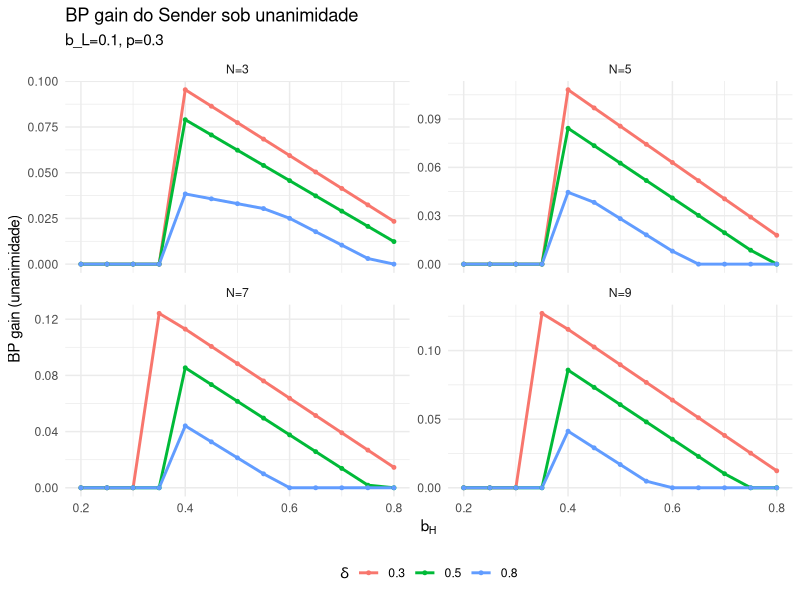
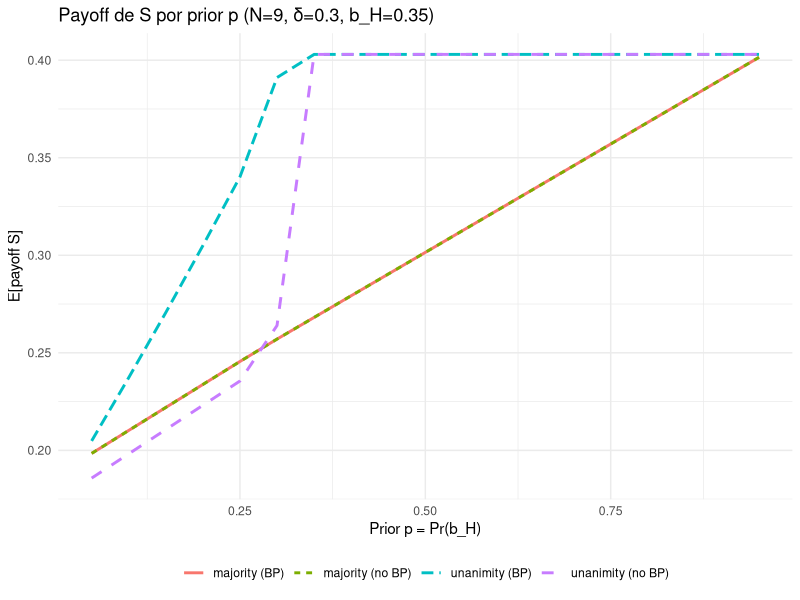

The R source for these figures, in order:
# ==============================================================================
# Simulação: Baron-Ferejohn N-Player com Outside Option + BP (v3)
# ==============================================================================
#
# Modelo (2 períodos, backward induction):
#   - N jogadores (N ímpar, ≥ 3), 1 Sender (S), N-1 Receivers (R)
#   - S tem info privada: b ∈ {b_L, b_H}, outside option sempre exercível
#   - Pie de tamanho 1, discount δ
#   - Reconhecimento aleatório (prob 1/N)
#   - Período 2 é terminal (falha → todos recebem 0, S recebe b)
#
# Info revelation:
#   - Se proposer faz screening e S rejeita → b = b_H revelado
#   - Período 2 jogado com info completa nesse caso
#
# ==============================================================================

library(tidyverse)

# --- 1. Período 2 (terminal) ---

# Caso A: info completa, b conhecido.
# Sob unanimidade: proposer oferece b a S, 0 a R's. Fica com 1-b.
# Sob maioria: proposer exclui S. Oferece 0 a q R's. Fica com 1. S recebe b.

# E[payoff R | período 2, b conhecido, unanimidade]:
#   R propõe (1/N): fica com 1-b
#   Outro jogador propõe ((N-1)/N): R recebe 0
cont_R_known_unan <- function(N, b) (1 / N) * (1 - b)

# E[payoff S | período 2, b conhecido, unanimidade]:
#   S propõe (1/N): fica com 1
#   R propõe ((N-1)/N): S recebe b
cont_S_known_unan <- function(N, b) 1 / N + (N - 1) * b / N

# Caso B: info incompleta, prior μ, período 2 terminal.
# Proposer R escolhe entre screening e pooling.
# Screen: oferece b_L. Aceito se b=b_L (prob 1-μ). Se b=b_H, falha → S recebe b_H, R recebe 0.
# Pool: oferece b_H. Sempre aceito. R fica com 1-b_H.
#
# Payoff de R como proposer no período 2 terminal:
#   Screen: (1-μ)(1-b_L)
#   Pool: 1-b_H
# R escolhe max.

# Threshold no período 2: μ₂* onde (1-μ₂*)(1-b_L) = 1-b_H
# → μ₂* = (b_H-b_L)/(1-b_L)  (= threshold do TITL)
mu_star_terminal <- function(b_L, b_H) (b_H - b_L) / (1 - b_L)

# Payoff de S com b_L no período 2 terminal com info incompleta (prior μ₂):
# S propõe (1/N): 1
# R propõe ((N-1)/N):
#   Se μ₂ < μ₂* (R faz screening): S com b_L aceita, recebe b_L
#   Se μ₂ ≥ μ₂* (R faz pooling): S aceita, recebe b_H
cont_S_L_incomplete <- function(N, b_L, b_H, mu2) {
  ms <- mu_star_terminal(b_L, b_H)
  s_from_r <- if (mu2 < ms) b_L else b_H
  1 / N + (N - 1) / N * s_from_r
}

# Payoff de S com b_H no período 2 terminal com info incompleta (prior μ₂):
# S propõe (1/N): 1
# R propõe ((N-1)/N):
#   Se μ₂ < μ₂* (screening): S com b_H rejeita, proposta falha, S recebe b_H
#   Se μ₂ ≥ μ₂* (pooling): S aceita, recebe b_H
# Em ambos os casos S recebe b_H quando R propõe.
cont_S_H_incomplete <- function(N, b_H) {
  1 / N + (N - 1) / N * b_H
}

# Payoff de R como proposer no período 2 terminal com info incompleta:
cont_R_proposer_incomplete <- function(b_L, b_H, mu2) {
  ms <- mu_star_terminal(b_L, b_H)
  screen_payoff <- (1 - mu2) * (1 - b_L)
  pool_payoff <- 1 - b_H
  max(screen_payoff, pool_payoff)
}

# E[payoff R | período 2, info incompleta, unanimidade]:
#   R propõe (1/N): max{(1-μ₂)(1-b_L), 1-b_H}
#   Outro jogador propõe ((N-1)/N): R recebe 0
cont_R_incomplete_unan <- function(N, b_L, b_H, mu2) {
  (1 / N) * cont_R_proposer_incomplete(b_L, b_H, mu2)
}

# --- 2. Período 1: backward induction ---

solve_bf <- function(N, b_L, b_H, p, delta, rule) {
  stopifnot(b_L < b_H, b_L >= 0, b_H < 1, N >= 3, N %% 2 == 1)

  q <- if (rule == "unanimity") N - 1 else (N - 1) / 2

  # Reserva de R no período 1:
  # Se proposta período 1 falha sem revelar b (e.g., proposta com pooling rejeitada
  # por outro motivo, ou S aceita mas outro vota contra — mas sob unanimidade/maioria
  # com TITL, a aceitação é da coalizão inteira).
  # Baseline: período 2 com info incompleta, prior p.
  r_R <- delta * cont_R_incomplete_unan(N, b_L, b_H, p)

  # Reserva de S no período 1 (S conhece b):
  # S compara oferta com max{b, δ × cont_S_period2(b, info)}.
  # Info no período 2 depende do que aconteceu no período 1.
  # On-path com screening: S com b_L aceita (info não muda),
  #   S com b_H rejeita (b_H revelado).
  # Reserva de S = max{b, δ × cont no melhor cenário de rejeição}.
  #
  # Para S com b_L: alternativa a aceitar é rejeitar e ir para período 2
  #   com info incompleta (rejeição de b_L é off-path, beliefs arbitrários).
  #   On-path, S com b_L aceita. Reserva = max{b_L, δ × cont_S_L_period2}.
  # Para S com b_H: rejeita screening, b_H revelado, período 2 completo.
  #   Reserva = max{b_H, δ × cont_S_known_unan(N, b_H)}.

  cont_s_l <- cont_S_L_incomplete(N, b_L, b_H, p)
  cont_s_h <- cont_S_known_unan(N, b_H)  # b_H revelado após rejeição
  r_S_L <- max(b_L, delta * cont_s_l)
  r_S_H <- max(b_H, delta * cont_s_h)

  # Quando S propõe (prob 1/N): oferece r_R a cada parceiro
  s_as_proposer <- 1 - q * r_R

  # Quando R propõe (prob (N-1)/N):
  if (rule == "unanimity") {
    # Proposer DEVE incluir S (N-1 parceiros = N-2 R's + S)
    cost_R_partners <- (N - 2) * r_R

    # Pooling: oferecer r_S_H a S → sempre aceito
    payoff_pool <- 1 - cost_R_partners - r_S_H

    # Screening: oferecer r_S_L a S → aceito se b=b_L
    payoff_screen_accept <- 1 - cost_R_partners - r_S_L

    # Screening rejeitado (b=b_H revelado): período 2 info completa
    payoff_screen_reject <- delta * cont_R_known_unan(N, b_H)

    # Threshold μ* (proposer indifferent entre screen e pool)
    if (payoff_pool < 0) {
      mu_star <- Inf  # pooling infeasível
    } else if (payoff_screen_accept <= payoff_pool) {
      mu_star <- 0    # pooling always better (impossível se b_H > b_L)
    } else if (payoff_screen_reject >= payoff_pool) {
      mu_star <- Inf  # screening always better (even reject beats pool)
    } else {
      mu_star <- (payoff_screen_accept - payoff_pool) /
                 (payoff_screen_accept - payoff_screen_reject)
    }

    screening <- is.finite(mu_star) && p < mu_star || !is.finite(mu_star)

    # Payoff de S quando R propõe:
    # Screening: v_S(μ) = (1-μ)*r_S_L + μ*r_S_H
    # Pooling: v_S = r_S_H
    if (screening) {
      s_r_proposes_no_bp <- (1 - p) * r_S_L + p * r_S_H
    } else {
      s_r_proposes_no_bp <- r_S_H
    }

    # BP (concavificação): cav(v)(p) = r_S_L + p*(r_S_H-r_S_L)/μ*
    if (is.finite(mu_star) && mu_star > 0 && p < mu_star) {
      s_r_proposes_bp <- r_S_L + p * (r_S_H - r_S_L) / mu_star
    } else {
      s_r_proposes_bp <- s_r_proposes_no_bp
    }

    # R como proposer
    if (screening) {
      r_proposer_no_bp <- (1 - p) * payoff_screen_accept + p * payoff_screen_reject
    } else {
      r_proposer_no_bp <- payoff_pool
    }

    if (is.finite(mu_star) && mu_star > 0 && p < mu_star) {
      lambda <- 1 - p / mu_star
      r_proposer_bp <- lambda * payoff_screen_accept + (1 - lambda) * payoff_pool
    } else {
      r_proposer_bp <- r_proposer_no_bp
    }

  } else {
    # MAIORIA: proposer pode excluir S (q ≤ N-2 para N≥3)
    payoff_pool <- NA_real_
    payoff_screen_accept <- NA_real_
    payoff_screen_reject <- NA_real_
    mu_star <- NA_real_

    payoff_exclude <- 1 - q * r_R

    # S excluído recebe outside option b (S conhece b)
    s_r_proposes_no_bp <- (1 - p) * b_L + p * b_H
    s_r_proposes_bp <- s_r_proposes_no_bp

    r_proposer_no_bp <- payoff_exclude
    r_proposer_bp <- payoff_exclude
  }

  # Payoffs totais
  s_no_bp <- (1 / N) * s_as_proposer + ((N - 1) / N) * s_r_proposes_no_bp
  s_bp <- (1 / N) * s_as_proposer + ((N - 1) / N) * s_r_proposes_bp
  bp_gain <- s_bp - s_no_bp

  tibble(
    N = N, b_L = b_L, b_H = b_H, p = p, delta = delta, rule = rule,
    q = q, r_R = r_R, r_S_L = r_S_L, r_S_H = r_S_H,
    mu_star = mu_star,
    pool_feasible = if (is.na(payoff_pool)) NA else payoff_pool > 0,
    payoff_pool = payoff_pool,
    payoff_screen = payoff_screen_accept,
    payoff_reject = payoff_screen_reject,
    s_as_proposer = s_as_proposer,
    s_no_bp = s_no_bp, s_bp = s_bp, bp_gain = bp_gain,
    r_proposer_no_bp = r_proposer_no_bp, r_proposer_bp = r_proposer_bp
  )
}

# --- 3. Diagnóstico: feasibility ---

cat("=== Diagnóstico: espaço de parâmetros ===\n\n")

diag <- expand_grid(
  N = c(3, 5, 7, 9),
  delta = c(0.3, 0.5, 0.8),
  b_H = seq(0.2, 0.8, by = 0.05),
  b_L = 0.1, p = 0.3
) |>
  filter(b_L < b_H) |>
  pmap_dfr(function(N, delta, b_H, b_L, p) {
    tryCatch(
      solve_bf(N, b_L, b_H, p, delta, "unanimity"),
      error = function(e) tibble(N = N, delta = delta, b_H = b_H, bp_gain = NA_real_)
    )
  })

# --- 4. Cenários com BP gain positivo ---

cat("=== Cenários com BP gain > 0 sob unanimidade ===\n\n")

positive <- diag |>
  filter(!is.na(bp_gain), bp_gain > 1e-6)

if (nrow(positive) > 0) {
  positive |>
    select(N, delta, b_H, r_S_L, r_S_H, mu_star, pool_feasible,
           s_no_bp, s_bp, bp_gain) |>
    mutate(across(where(is.numeric), \(x) round(x, 4))) |>
    print(n = 60)
} else {
  cat("NENHUM cenário com BP gain > 0.\n")
  cat("Top 10 cenários com μ* finito:\n")
  diag |>
    filter(!is.na(mu_star), is.finite(mu_star)) |>
    arrange(desc(bp_gain)) |>
    select(N, delta, b_H, mu_star, pool_feasible, payoff_pool, payoff_screen,
           payoff_reject, bp_gain) |>
    mutate(across(where(is.numeric), \(x) round(x, 4))) |>
    head(10) |>
    print()
}

# --- 5. Gráfico: BP gain por (N, δ, b_H) ---

p_sweep <- ggplot(diag |> filter(!is.na(bp_gain)),
                  aes(x = b_H, y = bp_gain, color = factor(delta))) +
  geom_line(linewidth = 1) +
  geom_point(size = 1) +
  facet_wrap(~paste0("N=", N), scales = "free_y") +
  labs(x = expression(b[H]), y = "BP gain (unanimidade)",
       title = "BP gain do Sender sob unanimidade",
       subtitle = "b_L=0.1, p=0.3",
       color = expression(delta)) +
  theme_minimal() +
  theme(legend.position = "bottom")

ggsave("fig_bf_sweep_bp_gain.png", p_sweep, width = 10, height = 7, dpi = 150)
cat("\nSalvo: fig_bf_sweep_bp_gain.png\n")

# --- 6. Comparação unanimidade vs maioria ---

if (nrow(positive) > 0) {
  cat("\n=== Comparação: melhor cenário ===\n\n")

  best <- positive |> arrange(desc(bp_gain)) |> slice(1)
  res_u <- solve_bf(best$N, 0.1, best$b_H, 0.3, best$delta, "unanimity")
  res_m <- solve_bf(best$N, 0.1, best$b_H, 0.3, best$delta, "majority")

  cat(sprintf("Melhor cenário: N=%d, δ=%.1f, b_H=%.2f\n\n",
              best$N, best$delta, best$b_H))

  cat(sprintf("%-14s  S sem BP   S com BP   BP gain   R proposer\n", "Regra"))
  cat(sprintf("%-14s  %.4f     %.4f     %.4f    %.4f\n", "Unanimidade",
              res_u$s_no_bp, res_u$s_bp, res_u$bp_gain, res_u$r_proposer_no_bp))
  cat(sprintf("%-14s  %.4f     %.4f     %.4f    %.4f\n", "Maioria",
              res_m$s_no_bp, res_m$s_bp, res_m$bp_gain, res_m$r_proposer_no_bp))

  cat(sprintf("\nS prefere unan com BP: %s (%.4f vs %.4f)\n",
              res_u$s_bp > res_m$s_bp, res_u$s_bp, res_m$s_bp))

  # Variação por p
  cat("\n=== Variação por prior p (melhor cenário) ===\n\n")

  df_p <- map_dfr(seq(0.05, 0.95, by = 0.05), function(pp) {
    bind_rows(
      solve_bf(best$N, 0.1, best$b_H, pp, best$delta, "unanimity"),
      solve_bf(best$N, 0.1, best$b_H, pp, best$delta, "majority")
    )
  })

  plot_p <- df_p |>
    select(p, rule, s_no_bp, s_bp) |>
    pivot_longer(c(s_no_bp, s_bp), names_to = "BP", values_to = "payoff") |>
    mutate(label = paste0(rule, ifelse(BP == "s_bp", " (BP)", " (no BP)")))

  p_by_p <- ggplot(plot_p, aes(x = p, y = payoff, color = label, linetype = label)) +
    geom_line(linewidth = 1) +
    labs(x = "Prior p = Pr(b_H)", y = "E[payoff S]",
         title = sprintf("Payoff de S por prior p (N=%d, δ=%.1f, b_H=%.2f)",
                         best$N, best$delta, best$b_H),
         color = NULL, linetype = NULL) +
    theme_minimal() +
    theme(legend.position = "bottom")

  ggsave("fig_bf_payoff_by_p.png", p_by_p, width = 8, height = 5, dpi = 150)
  cat("Salvo: fig_bf_payoff_by_p.png\n")
}

# --- 7. Resumo ---

cat("\n=== Resumo ===\n")
cat(sprintf("Total cenários testados: %d\n", nrow(diag)))
cat(sprintf("Cenários com BP gain > 0: %d\n", nrow(positive)))
if (nrow(positive) > 0) {
  cat(sprintf("BP gain máximo: %.4f (N=%d, δ=%.1f, b_H=%.2f)\n",
              max(positive$bp_gain), best$N, best$delta, best$b_H))
  cat("Padrão: BP gain maior com δ baixo, N grande, b_H moderado.\n")
  cat("Sob maioria: BP gain = 0 em todos os cenários (S excluído).\n")
}
